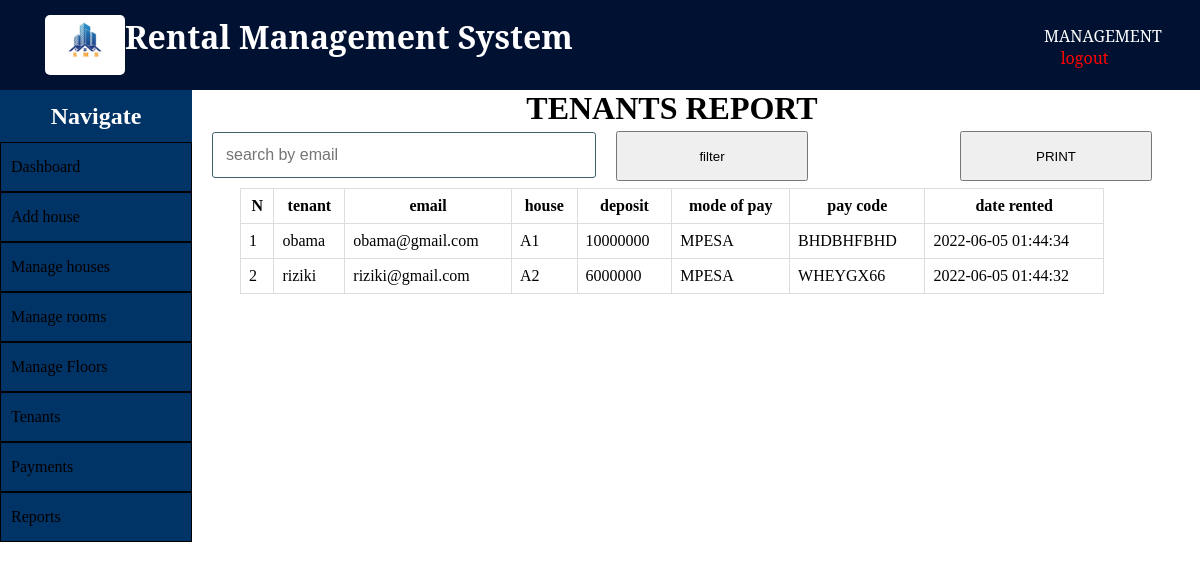
The page /admin/tenant_filter_report.php on the database its author committed.
### tables this page shows
CREATE TABLE `house_deposit_tenant` (
  `dep_id` int(11) NOT NULL,
  `user_id` int(11) DEFAULT NULL,
  `house_slug` varchar(200) NOT NULL,
  `deposit_amount` double NOT NULL,
  `mode_of_pay` varchar(200) NOT NULL,
  `pay_code` varchar(200) DEFAULT NULL,
  `created_at` datetime DEFAULT current_timestamp()
);

CREATE TABLE `users` (
  `id` int(11) NOT NULL,
  `fullname` varchar(255) NOT NULL,
  `username` varchar(255) NOT NULL,
  `mobile` varchar(255) NOT NULL,
  `email` varchar(255) NOT NULL,
  `role` enum('manager','landlord','tenant') DEFAULT NULL,
  `password` varchar(255) NOT NULL,
  `created_at` datetime DEFAULT current_timestamp(),
  `updated_at` datetime DEFAULT NULL
);

CREATE TABLE `houses` (
  `id` int(11) NOT NULL,
  `user_id` int(11) DEFAULT NULL,
  `title` varchar(255) NOT NULL,
  `slug` varchar(255) NOT NULL,
  `price` double NOT NULL,
  `views` int(1) NOT NULL DEFAULT 0,
  `image` varchar(255) NOT NULL,
  `body` text NOT NULL,
  `published` tinyint(1) NOT NULL,
  `created_at` datetime DEFAULT current_timestamp() ON UPDATE current_timestamp(),
  `updated_at` datetime DEFAULT NULL
);

### admin/includes/tenant_functions.php (called while the page is built, shortened)
<?php
function getTenantUsersFilterReport(){
	global $conn;
	$sql = "SELECT * FROM house_deposit_tenant JOIN users ON house_deposit_tenant.user_id=users.id JOIN houses ON house_deposit_tenant.house_slug=houses.slug WHERE users.email LIKE '%$tenants_email%'";
	$result = mysqli_query($conn, $sql);
	$tenants = mysqli_fetch_all($result, MYSQLI_ASSOC);
	return $tenants;
}
?>

### admin/tenant_filter_report.php (the view, shortened to what this page needs)
<?php  include('../config.php'); ?>
<?php  include(ROOT_PATH . '/admin/includes/tenant_functions.php'); ?>
<?php
	$tenants = getTenantUsersFilterReport();
?>
<?php include(ROOT_PATH . '/admin/includes/head_section.php'); ?>
</head>
<body>
	<?php include(ROOT_PATH . '/admin/includes/navbar.php') ?>
	<div class="container content">
		<?php include(ROOT_PATH . '/admin/includes/menu.php') ?>
		<div class="table-div" style="width: 80%;">
			<?php if (empty($tenants)): ?>
				<h1>No tenants found in the database.</h1>
				<br>
					<a class="btn edit" style="width: 30%; float: left; margin-left: 20px;"
					href="add_tenant_user.php">
					ADD USER FOR BOOKINGS
					</a>
			    	<a class="btn edit" style="width: 30%; float: right; margin-bottom: 30px;"
					href="tenant_deposit_bookings.php">
					DEPOSIT HOUSE BOOKINGS
					</a>
			<?php else: ?>
				<table class="table">
                <h1 style="text-align: center;">TENANTS REPORT</h1>
                    <form action="" method="post">
                        <input style="width: 40%; float:left; margin-left: 20px;" type="text" name="tenant_email" placeholder="search by email" />
                        <input style="width: 20%; float:left; margin-top: 4px; height: 50px; margin-left: 20px;" type="submit" name="filter_tenant" value="filter" />
                        <input onClick="window.print()" style="width: 20%; float:right; margin-top: 4px; height: 50px;" type="button" name="tenant-name" value="PRINT" />
                    </form>
					<thead>
						<th>N</th>
						<th>tenant</th>
						<th>email</th>
                        <th>house</th>
                        <th>deposit</th>
                        <th>mode of pay</th>
                        <th>pay code</th>
                        <th>date rented</th>
					</thead>
					<tbody>
					<?php foreach ($tenants as $key => $tenant): ?>
						<tr>
							<td><?php echo $key + 1; ?></td>
							<td><?php echo $tenant['username']; ?></td>
							<td><?php echo $tenant['email']; ?></td>
							<td><?php echo $tenant['title']; ?></td>
							<td><?php echo $tenant['deposit_amount']; ?></td>
                            <td><?php echo $tenant['mode_of_pay']; ?></td>
                            <td><?php echo $tenant['pay_code']; ?></td>
                            <td><?php echo $tenant['created_at']; ?></td>
						</tr>
					<?php endforeach ?>
					</tbody>
				</table>
			<?php endif ?>
		</div>
	</div>
</body>
</html>

### static/css/admin_styling.css (style rules this page uses)
* { margin: 0px; padding: 0px; }
form { width: 60%; margin: 5px auto; padding-bottom: 50px; }
form input[type=file], input[type=email], input[type=password], input[type=text], form select, form textarea { width: 100%; display: block; padding: 13px 13px; font-size: 1em; margin: 5px auto 10px; border-radius: 3px; box-sizing : border-box; background: transparent; border: 1px solid #3E606F; }
table { border-collapse: collapse; width: 70%; margin: 20px auto; }
th, td { padding: 8px; text-align: left; border: 1px solid #ddd; }
th { text-align: center; }
.container { width: 100%; margin: 0px; padding: 0px; }
.table-div { float: left; width: 47%; }
.table-div table { width: 90%; }

### rows shown on the page
house_deposit_tenant: user.username "obama", user.email "obama@gmail.com", houses.title "A1", deposit_amount "10000000", mode_of_pay "MPESA", pay_code "BHDBHFBHD", houses.created_at "2022-06-05 01:44:34"
house_deposit_tenant: user.username "riziki", user.email "riziki@gmail.com", houses.title "A2", deposit_amount "6000000", mode_of_pay "MPESA", pay_code "WHEYGX66", houses.created_at "2022-06-05 01:44:32"
